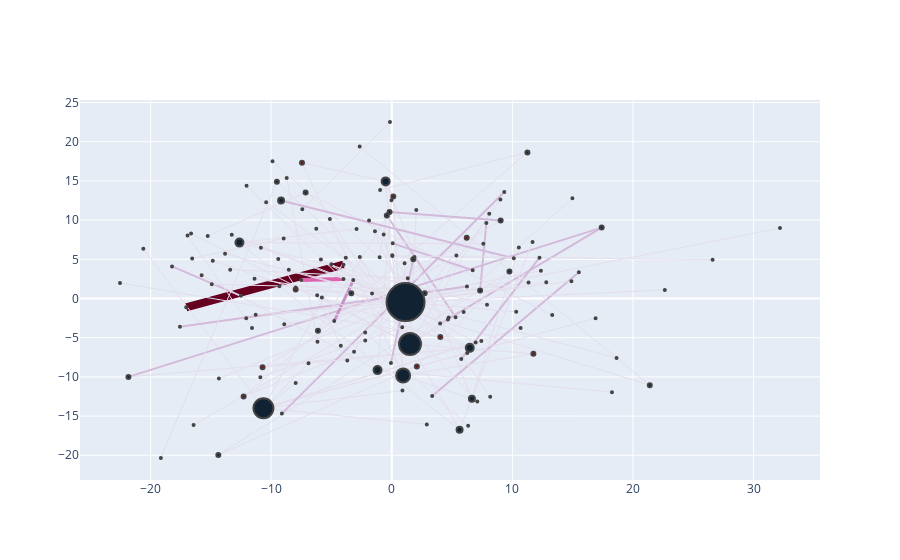

The code cell stored with this chart in its notebook:
### Code cell
configure_plotly_browser_state()
plotNetworkSizeColor(hashTagGraph)
